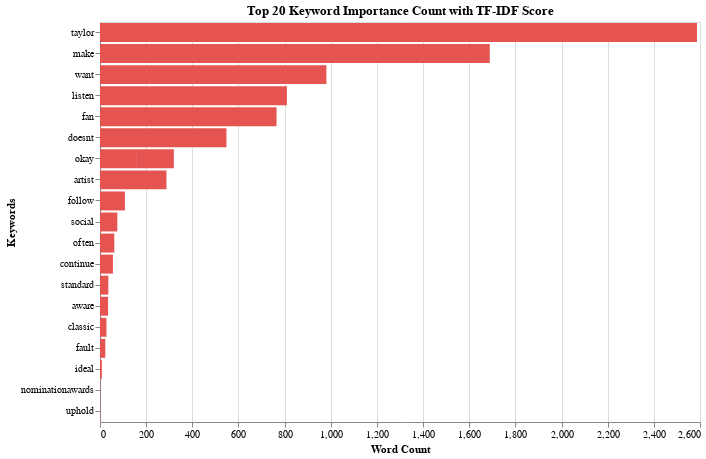

Write notebook code for a chart like this one.
### Code cell
keyword_importance_chart = alt.Chart(tfidf_with_count.head(20)).mark_bar().encode(
    x=alt.X('word_count:Q', axis=alt.Axis(title='Word Count')),  # Rename X-axis
    y=alt.Y('keyword:N', sort='-x', axis=alt.Axis(title='Keywords')),  # Rename Y-axis
    color=alt.value('#E55451'),
    tooltip=['keyword:N', 'max_tfidf_score:Q', 'word_count:Q']
).properties(
    title='Top 20 Keyword Importance Count with TF-IDF Score',
    width=600,
    height=400
)

# Save the plot
#keyword_importance_chart.save("Users/cs2046/fall-2023-reddit-project-team-21/plots/keyword_importance_chart.html")

# Display the chart
keyword_importance_chart

### Figure 1 — Vega-Lite specification as saved in the notebook (floating-point values rounded to 4 significant figures)
{"config": {"view": {"continuousWidth": 300, "continuousHeight": 300}}, "data": {"name": "data-ba5338924c97bd3f3e9ad78747eb5b88"}, "mark": {"type": "bar"}, "encoding": {"color": {"value": "#E55451"}, "tooltip": [{"field": "keyword", "type": "nominal"}, {"field": "max_tfidf_score", "type": "quantitative"}, {"field": "word_count", "type": "quantitative"}], "x": {"axis": {"title": "Word Count"}, "field": "word_count", "type": "quantitative"}, "y": {"axis": {"title": "Keywords"}, "field": "keyword", "sort": "-x", "type": "nominal"}}, "height": 400, "title": "Top 20 Keyword Importance Count with TF-IDF Score", "width": 600, "$schema": "https://vega.github.io/schema/vega-lite/v5.16.3.json", "datasets": {"data-ba5338924c97bd3f3e9ad78747eb5b88": [{"keyword": "often", "max_tfidf_score": 48.99, "word_count": 62}, {"keyword": "nominationawards", "max_tfidf_score": 48.99, "word_count": 1}, {"keyword": "taylor", "max_tfidf_score": 48.99, "word_count": 2587}, {"keyword": "make", "max_tfidf_score": 48.99, "word_count": 1689}, {"keyword": "social", "max_tfidf_score": 48.99, "word_count": 75}, {"keyword": "fault", "max_tfidf_score": 48.99, "word_count": 23}, {"keyword": "aware", "max_tfidf_score": 48.99, "word_count": 35}, {"keyword": "fan", "max_tfidf_score": 48.99, "word_count": 765}, {"keyword": "continue", "max_tfidf_score": 48.99, "word_count": 56}, {"keyword": "okay", "max_tfidf_score": 48.99, "word_count": 160}, {"keyword": "listen", "max_tfidf_score": 48.99, "word_count": 810}, {"keyword": "want", "max_tfidf_score": 48.99, "word_count": 981}, {"keyword": "doesnt", "max_tfidf_score": 48.99, "word_count": 548}, {"keyword": "okay", "max_tfidf_score": 48.99, "word_count": 160}, {"keyword": "follow", "max_tfidf_score": 48.99, "word_count": 108}, {"keyword": "artist", "max_tfidf_score": 48.99, "word_count": 288}, {"keyword": "uphold", "max_tfidf_score": 48.99, "word_count": 1}, {"keyword": "standard", "max_tfidf_score": 48.99, "word_count": 36}, {"keyword": "ideal", "max_tfidf_score": 48.99, "word_count": 8}, {"keyword": "classic", "max_tfidf_score": 48.99, "word_count": 28}]}}
